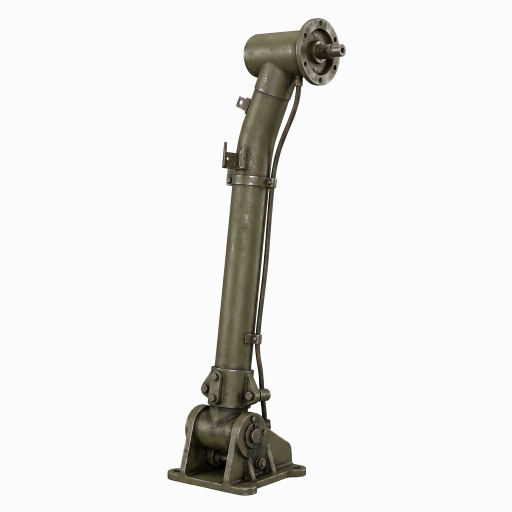
#> input picture assets/textures_v2/fal_raw_cockpit_b25h/concept_column.png, 1024 x 1024 px (shown at 1/2 size)
$ python -i make_cockpit_art_b25h.py   (imports and definitions only)
#> lines starting #> are read from the running program, lines starting #| are printed output that depends on the picture
#> further down, picture is the input picture: PIL image 1024x1024 RGB; mean R, G, B 233.7, 233.2, 231.4
"""Build the B-25H cockpit art (cockpit rebuild 2026-11-01) from the fal-generated art (our own; assets/fal_manifest.jsonl).

  python blender/v2/textures/make_cockpit_art_b25h.py [--out assets/textures_v2] [--preview <png>]

Writes:
  b25h_ckart_b / _n   4096^2 atlas of the panel, boxes, pedestal face, placards, retrofit bezel (layout b25h_cockpit_layout.py)
  b25h_quilt_b / _n   tiling quilted sound-proofing (fal-ai/z-image/turbo/tiling)
  b25h_od_b / _n      tiling olive-drab painted metal (same)
  b25h_pr_<name>_b/_n each fal 3D prop's own baked base colour + normal map (from its remeshed GLB)
Re-measures the art landmarks the cockpit UVs follow (pedestal slots, bezel opening) and fails if they moved.
"""
import os, sys, io, json, struct, glob
import numpy as np
from PIL import Image, ImageFilter

HERE = os.path.dirname(os.path.abspath(__file__))
sys.path.insert(0, os.path.join(HERE, '..'))
import b25h_cockpit_layout as LY

ROOT = os.path.abspath(os.path.join(HERE, '..', '..', '..'))
SRC = os.path.join(ROOT, 'assets', 'textures_v2', 'fal_raw_cockpit_b25h')
PROPS = os.path.join(ROOT, 'assets', 'model_v2', 'src', 'props_gen')


PROP_TEX = 1024


def normal_from(img, k=6.0, blur=2.2):
#> called with k = 6, blur = 2.2
    b = np.asarray(img.convert('RGB')).astype(np.float32) / 255.0
    lum = 0.299 * b[..., 0] + 0.587 * b[..., 1] + 0.114 * b[..., 2]
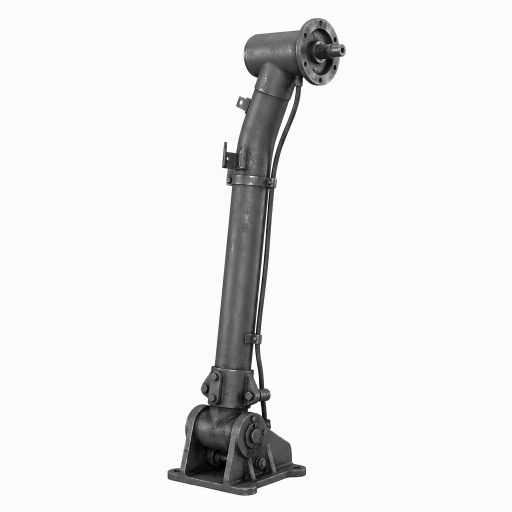
#> lum: shape (1024, 1024) float32 (shown at 1/2 size); min 0, max 1, mean 0.914
    h = np.asarray(Image.fromarray((lum * 255).astype(np.uint8)).filter(ImageFilter.GaussianBlur(blur))).astype(np.float32) / 255.0
    gx = np.zeros_like(h); gy = np.zeros_like(h)
    gx[:, 1:-1] = (h[:, 2:] - h[:, :-2]) * 0.5
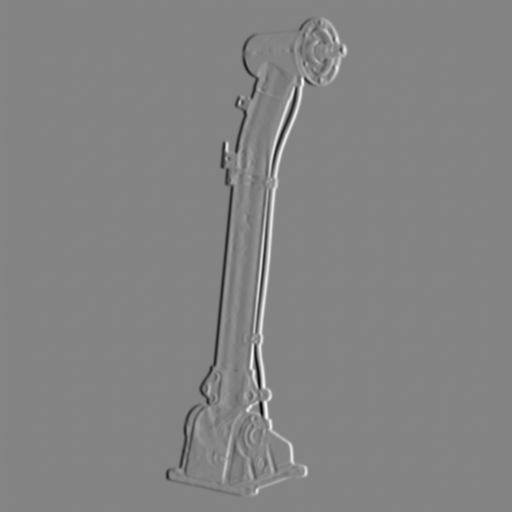
#> gx: shape (1024, 1024) float32 (shown at 1/2 size); min -0.151, max 0.141, mean 2.99e-06; drawn with min black and max white
    gy[1:-1, :] = (h[2:, :] - h[:-2, :]) * 0.5
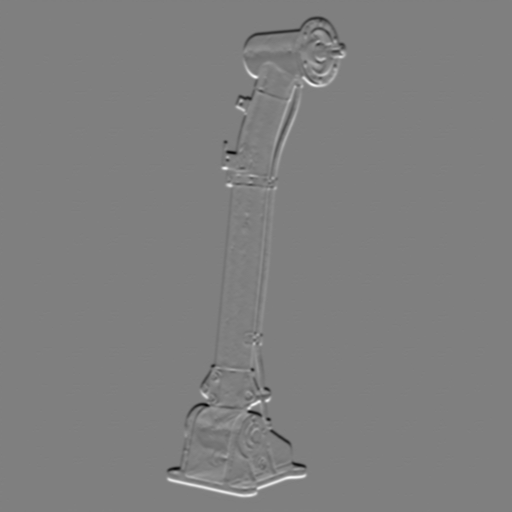
#> gy: shape (1024, 1024) float32 (shown at 1/2 size); min -0.131, max 0.131, mean -1.95e-06; drawn with min black and max white
    nx, ny, nz = -gx * k, gy * k, np.ones_like(h)
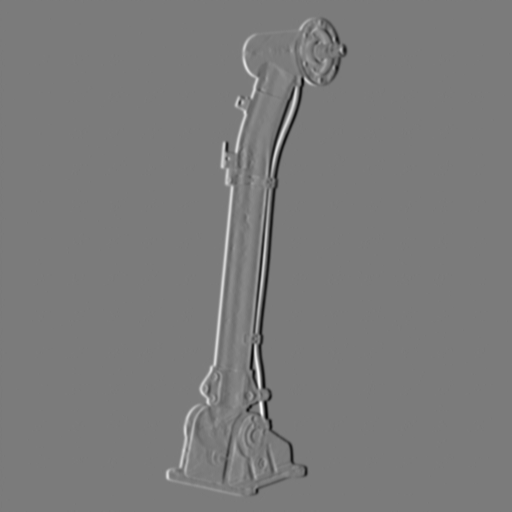
#> nx: shape (1024, 1024) float32 (shown at 1/2 size); min -0.847, max 0.906, mean -1.79e-05; drawn with min black and max white
#> nz: shape (1024, 1024) float32; every value is 1
    ln = np.sqrt(nx * nx + ny * ny + nz * nz)
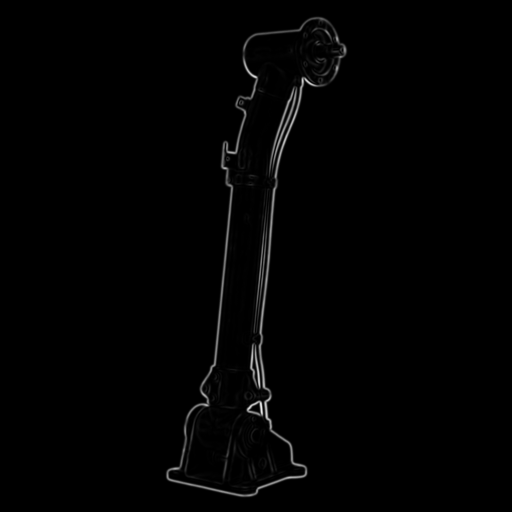
#> ln: shape (1024, 1024) float32 (shown at 1/2 size); min 1, max 1.36, mean 1; drawn with min black and max white
    n = np.stack([nx / ln, ny / ln, nz / ln], -1) * 0.5 + 0.5
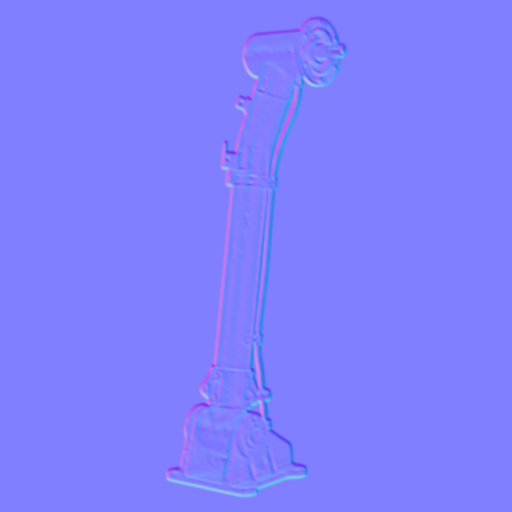
#> n: shape (1024, 1024, 3) float32 (shown at 1/2 size); mean of channels 0, 1, 2 0.5, 0.5, 0.999; drawn as R, G, B
    return Image.fromarray((n * 255 + 0.5).astype(np.uint8))


# [110 lines left out: functions measure, measure_panel, glb_images, build, not called in this run]


# [4 lines not run here, left out]

>>> from PIL import Image
>>> picture = Image.open('../../../assets/textures_v2/fal_raw_cockpit_b25h/concept_column.png')
>>> result = normal_from(picture)

$ run again, on assets/textures_v2/fal_raw_cockpit_b25h/concept_seat.png
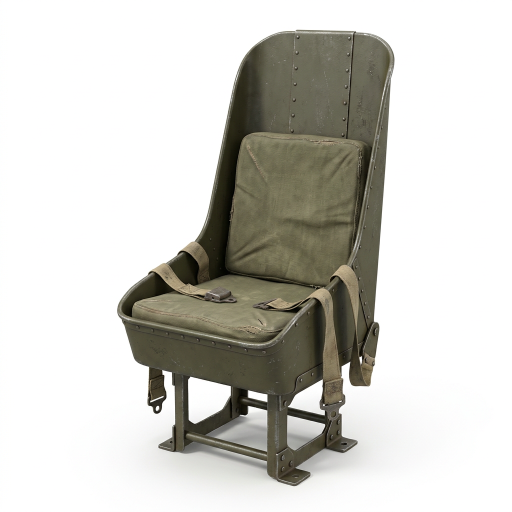
#> input picture assets/textures_v2/fal_raw_cockpit_b25h/concept_seat.png, 1024 x 1024 px (shown at 1/2 size)
#> picture is the input picture: PIL image 1024x1024 RGB; mean R, G, B 206.4, 205.3, 199.7
#> nz: shape (1024, 1024) float32; every value is 1
#> in normal_from, `ln = np.sqrt(nx * nx + ny * ny + nz * nz)`:
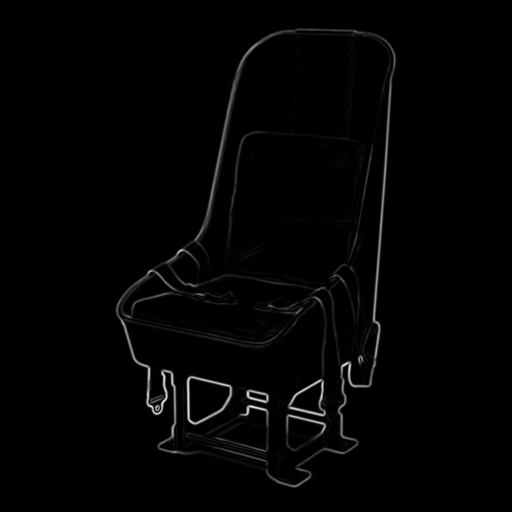
#> ln: shape (1024, 1024) float32 (shown at 1/2 size); min 1, max 1.32, mean 1; drawn with min black and max white
#> in normal_from, `n = np.stack([nx / ln, ny / ln, nz / ln], -1) * 0.5 + 0.5`:
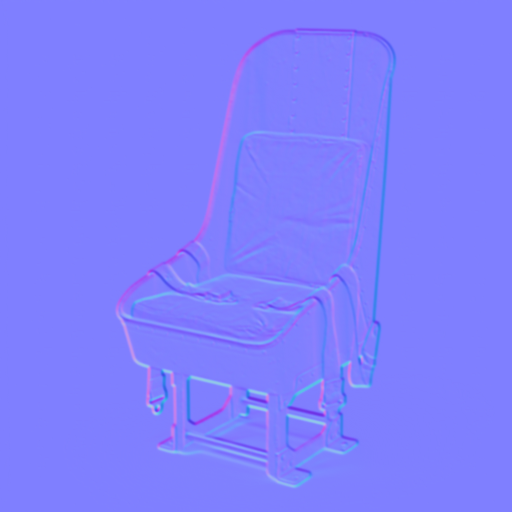
#> n: shape (1024, 1024, 3) float32 (shown at 1/2 size); mean of channels 0, 1, 2 0.5, 0.5, 0.999; drawn as R, G, B

$ run again, on assets/textures_v2/fal_raw_cockpit_b25h/concept_trimwheel.png
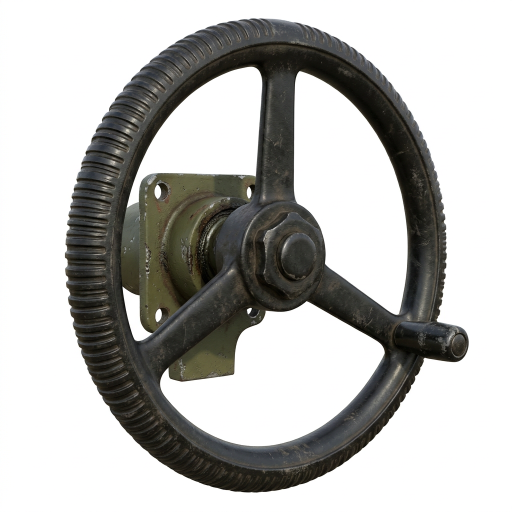
#> input picture assets/textures_v2/fal_raw_cockpit_b25h/concept_trimwheel.png, 1024 x 1024 px (shown at 1/2 size)
#> picture is the input picture: PIL image 1024x1024 RGB; mean R, G, B 183.2, 182.8, 180.4
#> nz: shape (1024, 1024) float32; every value is 1
#> in normal_from, `ln = np.sqrt(nx * nx + ny * ny + nz * nz)`:
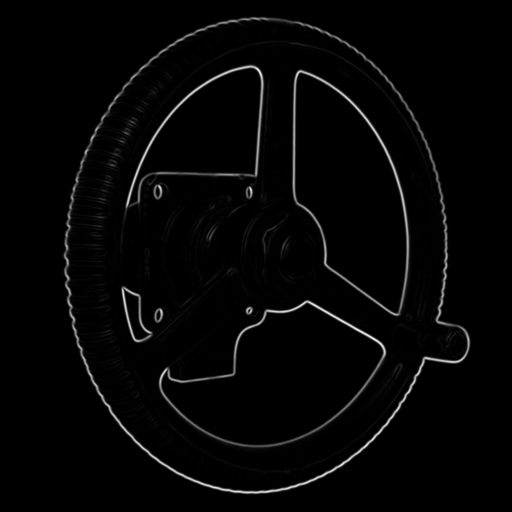
#> ln: shape (1024, 1024) float32 (shown at 1/2 size); min 1, max 1.39, mean 1.01; drawn with min black and max white
#> in normal_from, `n = np.stack([nx / ln, ny / ln, nz / ln], -1) * 0.5 + 0.5`:
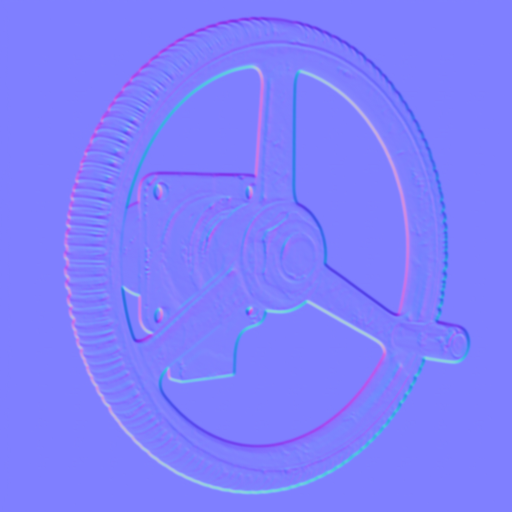
#> n: shape (1024, 1024, 3) float32 (shown at 1/2 size); mean of channels 0, 1, 2 0.5, 0.5, 0.997; drawn as R, G, B
